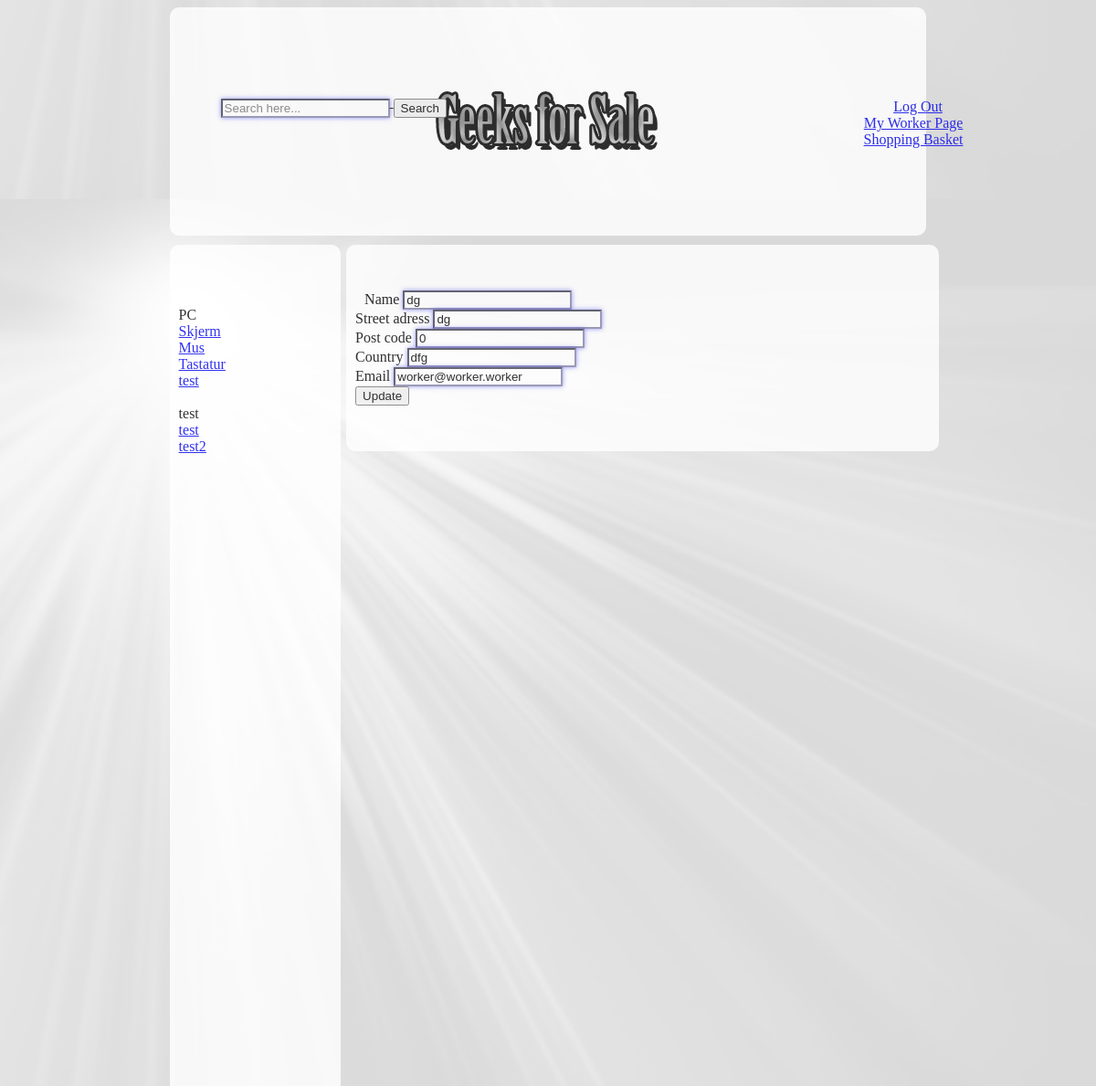
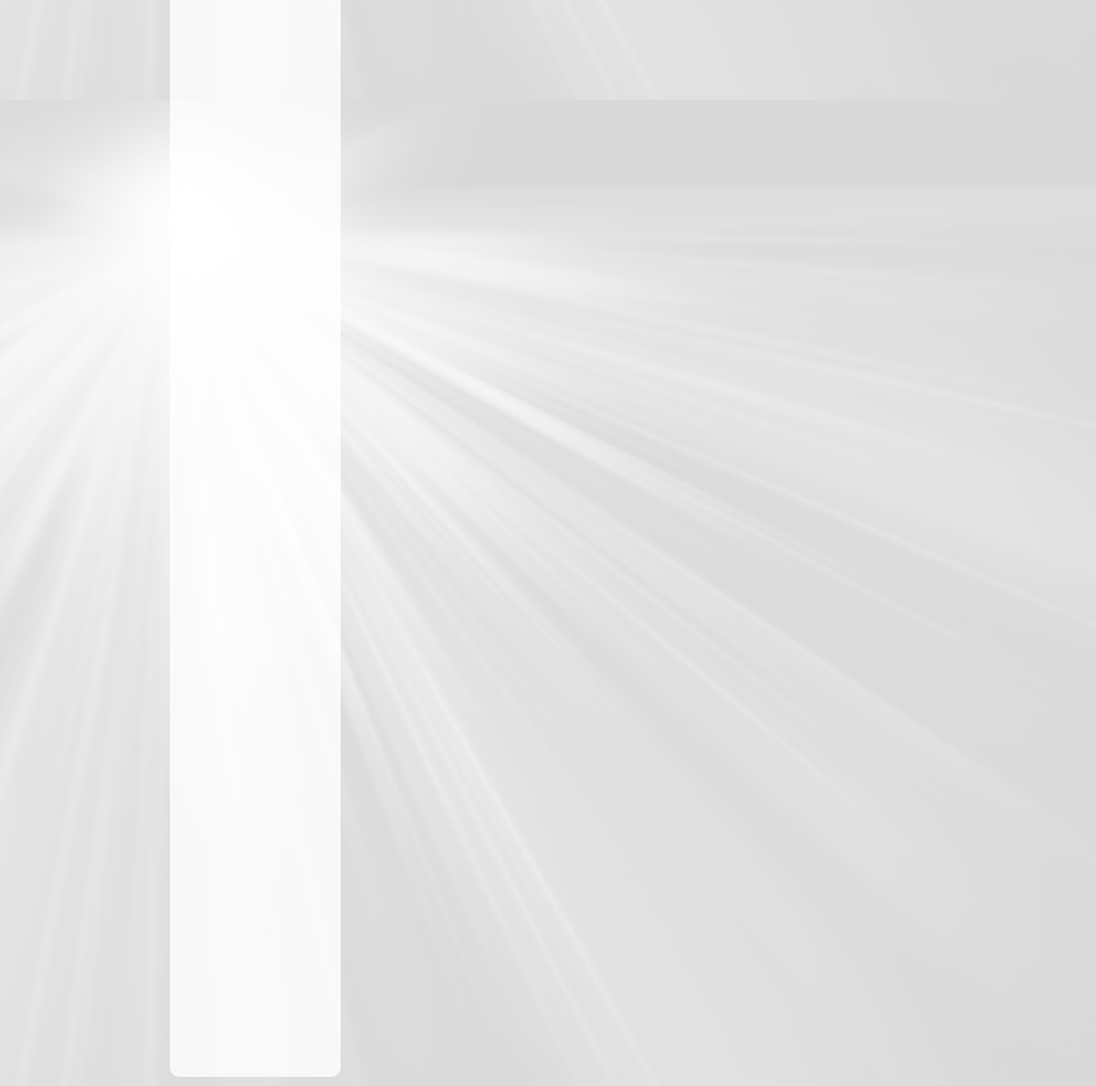
Page /mypage-changeinfo.php (signed in) on the committed database (2 pictures, top to bottom).
### tables this page shows
CREATE TABLE IF NOT EXISTS `productcategory` (
  `id` int(10) unsigned NOT NULL AUTO_INCREMENT,
  `categoryName` text NOT NULL,
  PRIMARY KEY (`id`)
);

CREATE TABLE IF NOT EXISTS `subcategory` (
  `id` int(10) unsigned NOT NULL AUTO_INCREMENT,
  `name` text NOT NULL,
  `categoryid` int(11) NOT NULL,
  PRIMARY KEY (`id`),
  KEY `categoryid` (`categoryid`)
);

CREATE TABLE IF NOT EXISTS `users` (
  `id` int(10) unsigned NOT NULL AUTO_INCREMENT,
  `name` text NOT NULL,
  `streetAddress` text NOT NULL,
  `postCode` int(10) unsigned NOT NULL,
  `country` text NOT NULL,
  `email` varchar(255) NOT NULL,
  `password` text NOT NULL,
  `blacklisted` tinyint(1) NOT NULL,
  `userLevel` int(10) unsigned NOT NULL,
  PRIMARY KEY (`id`),
  UNIQUE KEY `email` (`email`)
);

### mypage-changeinfo.php (the view, shortened to what this page needs)
<?php
require 'user.php';
?>
<!DOCTYPE HTML PUBLIC "-//W3C//DTD HTML 4.01//EN"
	"http://www.w3.org/TR/html4/strict.dtd">
<HTML>
	<HEAD>
		<link rel="stylesheet" type="text/css" href="StyleIndex.css"/>
	</HEAD>
	<BODY>
		<div id="header">
			<?php include("topmenu.php"); ?>
			<s>
				<form class="form-wrapper cf">
					<input type="text" placeholder="Search here..." required>
					<button type="submit">Search</button>
				</form>
			</s>
		</div>
		<div id="menu">
			<?php
			require_once 'menu.php';
			?>
		</div>
		<div id="content">
			<form method="post" action="mypage-changeinfo.php">
				<label for="name">Name</label>
				<?php
				$sql = 'select * from users where id = :id';
				$sth = $db->prepare($sql);
				$sth->bindValue (':id', $_SESSION['id']);
				$sth->execute();
				$sth->setFetchMode(PDO::FETCH_ASSOC);
				if($sth->rowCount() === 1){
					$row = $sth->fetch();
				}
				?>
				<input type="text" name="name" required  value ="<?php echo $row['name'];?>"/><br/>
				<label for="streetAddress">Street adress</label>
				<input type="text" name="streetAddress" required value="<?php echo $row['streetAddress'];?>"/><br/>
				<label for="postcode">Post code</label>
				<input type="text" name="postCode" required value="<?php echo $row['postCode'];?>"/><br/>
				<label for="country">Country</label>
				<input type="text" name="Country" required value="<?php echo $row['country'];?>"/><br/>
				<label for="Email">Email</label>
				<input type="email" name="Email" required value="<?php echo $row['email'];?>"/><br/>
				<input type="submit" value="Update"/>
			</div>
		</BODY>
	</HTML>

### menu.php
<?php
require "db.php";
$sql = "Select * from productcategory";
$sth = $db->prepare($sql);
$sth->execute();
$sth->setFetchMode(PDO::FETCH_ASSOC);
while($row = $sth->fetch()){
	echo "<br>".$row['categoryName']."<br>";
	$sql = "Select * from subcategory where categoryid = ".$row['id'];
	$sth2 = $db->prepare($sql);
	$sth2->execute();
	$sth2->setFetchMode(PDO::FETCH_ASSOC);
	while($rows = $sth2->fetch()){
		echo "<a href=\"productcategory.php?id=".$rows['id']."\">".$rows['name']."</a><br>";
	}
}
?>

### StyleIndex.css (style rules this page uses)
body { background-image:url('Background2.jpg'); background-attachment: fixed; background-position: right bottom; background-repeat: repeat; background-color: #000000; }
#header { height: 150px; border-radius: 10px; background-color: #ffffff; background-image:url('Geeksforsale.jpg'); background-repeat: no-repeat; background-position: center; opacity: .8; margin-bottom: 10px; margin-left: 15%; margin-right: 15%; text-indent: 10px; padding-left: 10px; padding-top: 50px; padding-bottom: 50px; }
#menu { float: left; height: 2000px; border-radius: 10px; width: 15%; background-color: #ffffff; opacity: .8; margin-bottom: 10px; margin-left: 15%; padding-left: 10px; padding-top: 50px; padding-bottom: 50px; }
#content { float: left; border-radius: 10px; width: 54%; background-color: #ffffff; opacity: .8; margin-bottom: 10px; margin-left: 0.5%; text-indent: 10px; padding-left: 10px; padding-top: 50px; padding-bottom: 50px; }
s { position: absolute; margin-left: 0.5%; text-align: left; text-indent: 10px; margin-bottom: 10px; padding-left: 20px; padding-top: 50px; padding-bottom: 50px; }
:required { border-color: #88a; -webkit-box-shadow: 0 0 5px rgba(0, 0, 255, .5); -moz-box-shadow: 0 0 5px rgba(0, 0, 255, .5); -o-box-shadow: 0 0 5px rgba(0, 0, 255, .5); -ms-box-shadow: 0 0 5px rgba(0, 0, 255, .5); box-shadow: 0 0 5px rgba(0, 0, 255, .5); }

### rows in the picture
productcategory: categoryName "PC"
subcategory: name "Skjerm"
subcategory: name "Mus"
subcategory: name "Tastatur"
subcategory: name "test"
productcategory: categoryName "test"
subcategory: name "test"
subcategory: name "test2"
users: name "dg", streetAddress "dg", postCode "0", Country "dfg", Email "worker@worker.worker"
